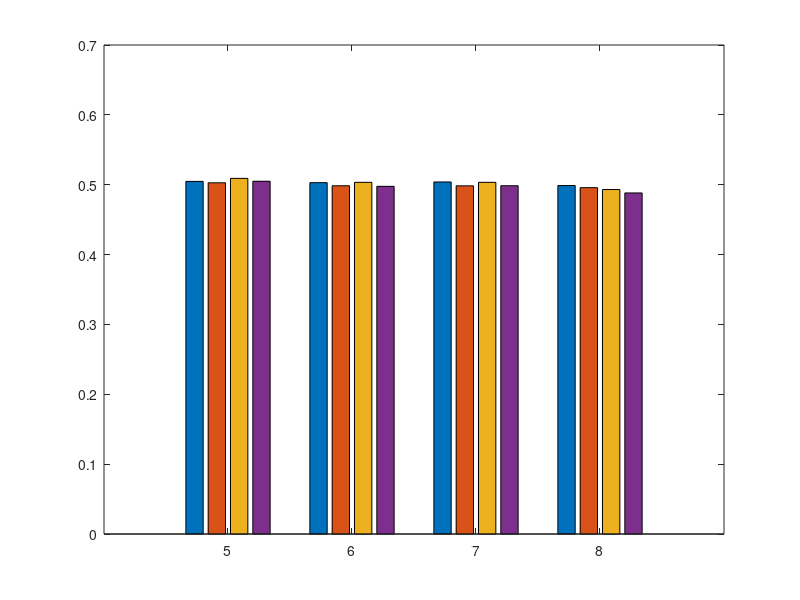

The MATLAB source for this figure: (Note: this script raises an error after producing the figure.)
clear; close all; clc
textSize = 16;
linewid = 1;


% Eavesdropping IS 5 6 7 8
% Inference IS 5 6 7 8
% Imitation IS 5 6 7 8
% Stalking IS 5 6 7 8

epiImpBMRis = [1-0.4952473958 1-0.4972330729 1-0.4909179687 1-0.4950086806;
    1-0.4970377604 1-0.5014648438 1-0.4965820312 1-0.5023328993;
    1-0.4960611979 1-0.5015869141 1-0.4965820312 1-0.5014105903;
    1-0.5011696039 1-0.5041992187 1-0.5068847656 1-0.5117750901];
kle = [5, 6, 7, 8];

figure(31)
bar(kle, epiImpBMRis, 'grouped')
hold on
ax = gca;
ax.YAxis.FontSize = 14;
ax.XAxis.FontSize = 14;
ax.YAxis.FontWeight = 'bold';
ax.XAxis.FontWeight = 'bold';
ax.LineWidth = 1;
ylim([0 0.9])
yticks(0:0.1:0.9)
legend('Random Guess Attack','Inference Attack', 'Imitation Attack', 'Stalking Attack', 'FontSize',textSize, 'FontWeight','bold', 'Location','northeast')
xlabel('Episode Length', 'FontSize', 15, 'FontWeight','bold')
ylabel('BMR', 'FontSize',15, 'FontWeight','bold')
grid on

% for i=1:length(epiImpBMRis)
%     text(kle(i)-0.3,epiImpBMRis(i,1),num2str(epiImpBMRis(i), '%.4g'), 'FontWeight','bold', 'HorizontalAlignment', 'center', 'VerticalAlignment', 'bottom')
%     text(kle(i)-0.1,epiImpBMRis(i,2),num2str(epiImpBMRis(i), '%.4g'), 'FontWeight','bold', 'HorizontalAlignment', 'center', 'VerticalAlignment', 'bottom')
%     text(kle(i)+0.1,epiImpBMRis(i,3),num2str(epiImpBMRis(i), '%.4g'), 'FontWeight','bold', 'HorizontalAlignment', 'center', 'VerticalAlignment', 'bottom')
%     text(kle(i)+0.3,epiImpBMRis(i,4),num2str(epiImpBMRis(i), '%.4g'), 'FontWeight','bold', 'HorizontalAlignment', 'center', 'VerticalAlignment', 'bottom')
% end

print('attacksBMR','-depsc')
